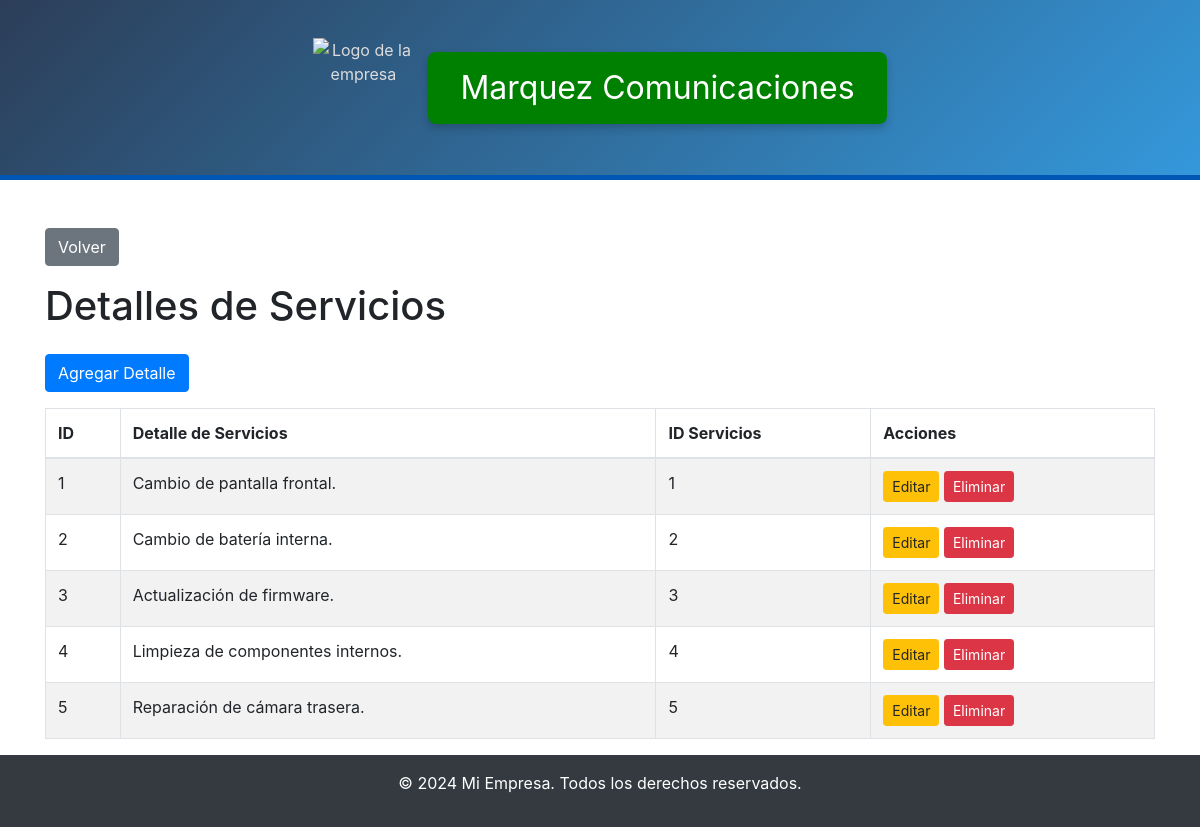
Page /administrador/detalle_servicios/index.php on the committed database.
### tables this page shows
CREATE TABLE `detalle_servicios` (
  `id_detalle_servicios` int(11) NOT NULL,
  `detalle_servicios` varchar(45) DEFAULT NULL,
  `id_servicios` int(11) NOT NULL
);

### administrador/detalle_servicios/index.php (the view, shortened to what this page needs)
<?php
include '../../base_datos/db.php';
$query = "SELECT * FROM detalle_servicios";
$result = mysqli_query($conn, $query);
?>
<?php include('../../includes/header.php'); ?>
<div class="container mt-5">
    <a href="../administrador.php" class="btn btn-secondary mb-3">Volver</a>
    <h1 class="mb-4">Detalles de Servicios</h1>
    <a href="create.php" class="btn btn-primary mb-3">Agregar Detalle</a>
    <table class="table table-striped table-bordered">
        <thead>
            <tr>
                <th>ID</th>
                <th>Detalle de Servicios</th>
                <th>ID Servicios</th>
                <th>Acciones</th>
            </tr>
        </thead>
        <tbody>
            <?php while ($row = mysqli_fetch_assoc($result)) { ?>
            <tr>
                <td><?php echo htmlspecialchars($row['id_detalle_servicios']); ?></td>
                <td><?php echo htmlspecialchars($row['detalle_servicios']); ?></td>
                <td><?php echo htmlspecialchars($row['id_servicios']); ?></td>
                <td>
                    <a href="edit.php?id=<?php echo htmlspecialchars($row['id_detalle_servicios']); ?>" class="btn btn-warning btn-sm">Editar</a>
                    <a href="delete.php?id=<?php echo htmlspecialchars($row['id_detalle_servicios']); ?>" class="btn btn-danger btn-sm">Eliminar</a>
                </td>
            </tr>
            <?php } ?>
        </tbody>
    </table>
</div>
<?php include('../../includes/footer.php'); ?>

### includes/header.php (style rules this page uses)
body { padding-top: 180px; }

### rows in the picture
detalle_servicios: id_detalle_servicios "1", detalle_servicios "Cambio de pantalla frontal.", id_servicios "1"
detalle_servicios: id_detalle_servicios "2", detalle_servicios "Cambio de batería interna.", id_servicios "2"
detalle_servicios: id_detalle_servicios "3", detalle_servicios "Actualización de firmware.", id_servicios "3"
detalle_servicios: id_detalle_servicios "4", detalle_servicios "Limpieza de componentes internos.", id_servicios "4"
detalle_servicios: id_detalle_servicios "5", detalle_servicios "Reparación de cámara trasera.", id_servicios "5"
